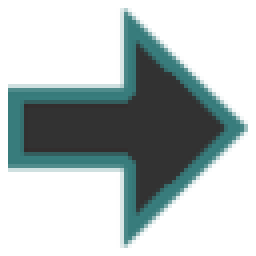
#> input picture data/editor/arrow_array_gen/output_0.png, 64 x 64 px (shown 4 times larger)
$ python gen_part2.py
#> lines starting #> are read from the running program, lines starting #| are printed output that depends on the picture
from PIL import Image

def create_texture_atlas():
    # Get the dimensions of one of the images
    single_img = Image.open("output_0.png")
#> single_img is the input picture: PIL image 64x64 RGBA; mean R, G, B, A 12.5, 28.7, 28.7, 84.5
    img_width, img_height = single_img.size
#> img_width = 64; img_height = 64

    # Create a new image with dimensions 16 times the width and height of a single image
    atlas_width = img_width * 16
#> atlas_width = 1024
    atlas_height = img_height * 16
#> atlas_height = 1024
    texture_atlas = Image.new('RGBA', (atlas_width, atlas_height))
#> texture_atlas: PIL image 1024x1024 RGBA; every value is 0

    # Loop through and paste each image into the correct position in the grid
    for i in range(90):
        img = Image.open(f"output_{i}.png")
        row = i // 16  # Integer division to get the row number
        col = i % 16  # Remainder to get the column number
        x = col * img_width
#> x = 0
        y = row * img_height
#> y = 0
        texture_atlas.paste(img, (x, y))
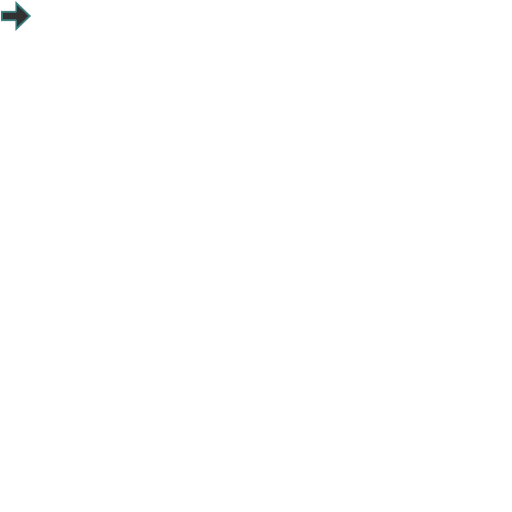
#> texture_atlas: PIL image 1024x1024 RGBA (shown at 1/2 size); mean R, G, B, A 0, 0.1, 0.1, 0.3; transparent parts drawn white
#> pass 2 of the loop in create_texture_atlas, `for i in range(90):`:
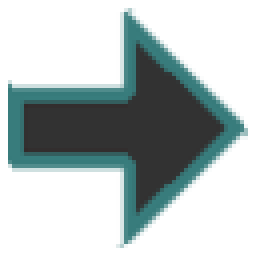
#> input picture data/editor/arrow_array_gen/output_1.png, 64 x 64 px (shown 4 times larger)
#> in create_texture_atlas, img is the input picture: PIL image 64x64 RGBA; mean R, G, B, A 12.5, 28.7, 28.7, 84.5
#> in create_texture_atlas, `texture_atlas.paste(img, (x, y))`:
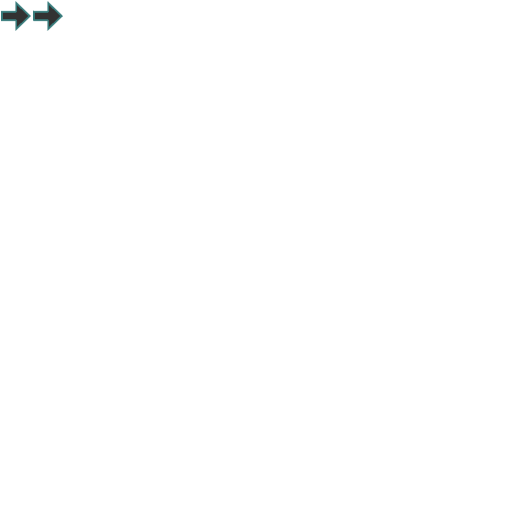
#> texture_atlas: PIL image 1024x1024 RGBA (shown at 1/2 size); mean R, G, B, A 0.1, 0.2, 0.2, 0.7; transparent parts drawn white

    # Save the texture atlas
    texture_atlas.save("texture_atlas.png")

# Call the function to create the texture atlas
#> (the run stopped early here; a loop or call above may not have finished)
